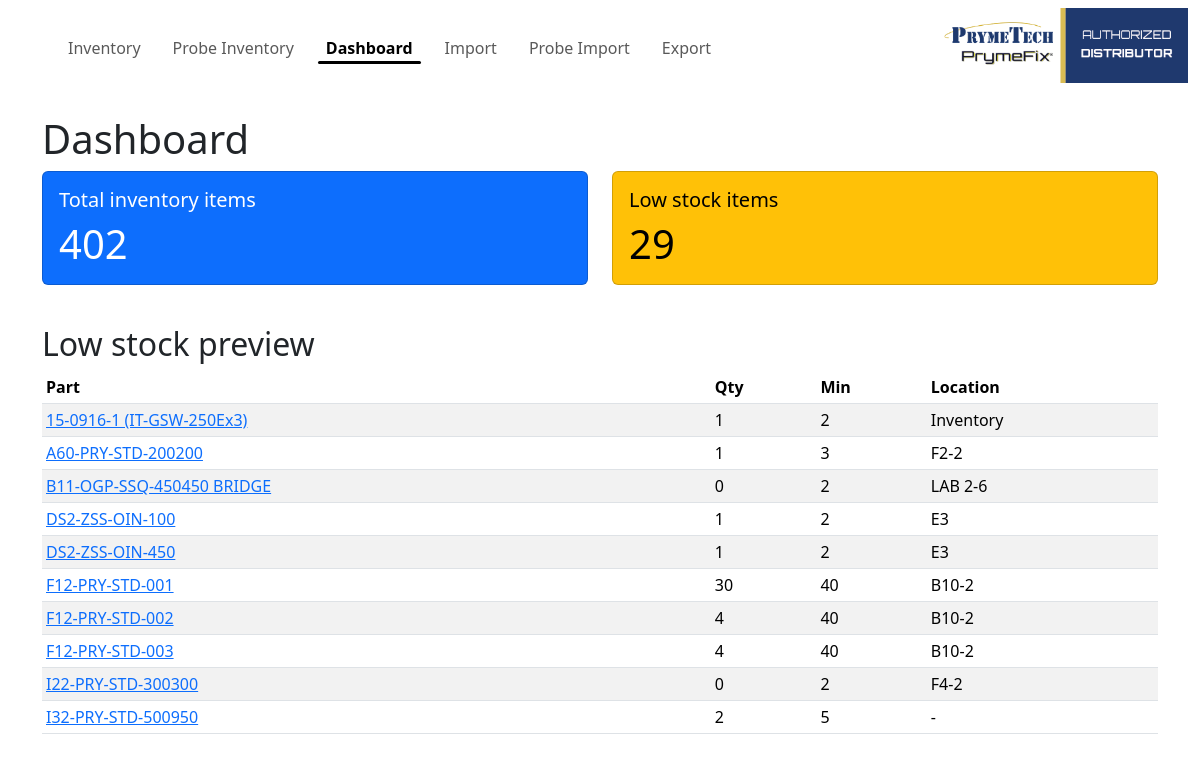
/dashboard, run on the app's committed database.
### tables this page shows
CREATE TABLE inventory (
  id INTEGER PRIMARY KEY AUTOINCREMENT,
  part_number TEXT NOT NULL UNIQUE,
  description TEXT,
  location TEXT,
  quantity INTEGER NOT NULL DEFAULT 0,
  min_quantity INTEGER NOT NULL DEFAULT 0,
  customer TEXT,
  last_modify_date TEXT NOT NULL
);

### app.py (the view)
@app.route("/dashboard")
def dashboard():
    conn = get_conn()
    low_stock_items = import_inventory.inventory_query(conn, low_stock=True)
    total_items = conn.execute("SELECT COUNT(*) FROM inventory").fetchone()[0]
    return render_template(
        "dashboard.html",
        total_items=total_items,
        low_stock_count=len(low_stock_items),
        low_stock_items=[serialize_row(row) for row in low_stock_items[:10]],
    )

### app.py (called while the page is built)
def get_conn():
    return import_inventory.get_db_connection(DB_PATH)

def serialize_row(row):
    return {key: row[key] for key in row.keys()}

### import_inventory.py (called while the page is built)
def get_db_connection(db_path=DB_PATH):
    conn = sqlite3.connect(db_path, isolation_level=None, detect_types=sqlite3.PARSE_DECLTYPES)
    conn.row_factory = sqlite3.Row
    conn.execute("PRAGMA foreign_keys = ON")
    ensure_schema(conn)
    return conn

def ensure_schema(conn):
    if not os.path.exists(SCHEMA_FILE):
        return
    with open(SCHEMA_FILE, "r", encoding="utf-8") as fp:
        conn.executescript(fp.read())

def inventory_query(conn, low_stock=False, location=None, customer=None, search=None):
    query = "SELECT * FROM inventory"
    clauses = []
    params = []
    if low_stock:
        clauses.append("quantity < min_quantity")
    if location:
        clauses.append("location LIKE ?")
        params.append(f"%{location}%")
    if customer:
        clauses.append("LOWER(customer) LIKE LOWER(?)")
        params.append(f"%{customer.strip()}%")
    if search:
        clauses.append("""
            (LOWER(part_number) LIKE LOWER(?)
            OR LOWER(description) LIKE LOWER(?))
        """)
        params.extend([f"%{search.strip()}%", f"%{search.strip()}%"])
    if clauses:
        query += " WHERE " + " AND ".join(clauses)
    query += " ORDER BY part_number ASC"
    return conn.execute(query, params).fetchall()

### templates/dashboard.html
{% extends 'layout.html' %}
{% block content %}
  <h1>Dashboard</h1>
  <div class="row mb-4">
    <div class="col-md-6">
      <div class="card text-bg-primary mb-3">
        <div class="card-body">
          <h5 class="card-title">Total inventory items</h5>
          <p class="card-text display-6">{{ total_items }}</p>
        </div>
      </div>
    </div>
    <div class="col-md-6">
      <div class="card text-bg-warning mb-3">
        <div class="card-body">
          <h5 class="card-title">Low stock items</h5>
          <p class="card-text display-6">{{ low_stock_count }}</p>
        </div>
      </div>
    </div>
  </div>
  <h2>Low stock preview</h2>
  {% if low_stock_items %}
    <div class="table-responsive">
      <table class="table table-sm table-striped">
        <thead>
          <tr><th>Part</th><th>Qty</th><th>Min</th><th>Location</th></tr>
        </thead>
        <tbody>
          {% for item in low_stock_items %}
            <tr>
              <td><a href="{{ url_for('item_detail', item_id=item.id) }}">{{ item.part_number }}</a></td>
              <td>{{ item.quantity }}</td>
              <td>{{ item.min_quantity }}</td>
              <td>{{ item.location or '-' }}</td>
            </tr>
          {% endfor %}
        </tbody>
      </table>
    </div>
  {% else %}
    <p>No low stock items at the moment.</p>
  {% endif %}
{% endblock %}

### data on the page
inventory: part_number "15-0916-1 (IT-GSW-250Ex3)", quantity "1", min_quantity "2", location "Inventory"
inventory: part_number "A60-PRY-STD-200200", quantity "1", min_quantity "3", location "F2-2"
inventory: part_number "B11-OGP-SSQ-450450 BRIDGE", quantity "0", min_quantity "2", location "LAB 2-6"
inventory: part_number "DS2-ZSS-OIN-100", quantity "1", min_quantity "2", location "E3"
inventory: part_number "DS2-ZSS-OIN-450", quantity "1", min_quantity "2", location "E3"
inventory: part_number "F12-PRY-STD-001", quantity "30", min_quantity "40", location "B10-2"
inventory: part_number "F12-PRY-STD-002", quantity "4", min_quantity "40", location "B10-2"
inventory: part_number "F12-PRY-STD-003", quantity "4", min_quantity "40", location "B10-2"
inventory: part_number "I22-PRY-STD-300300", quantity "0", min_quantity "2", location "F4-2"
inventory: part_number "I32-PRY-STD-500950", quantity "2", min_quantity "5", location "-"

### other printed values
{{ total_items }} "402"
{{ low_stock_count }} "29"
